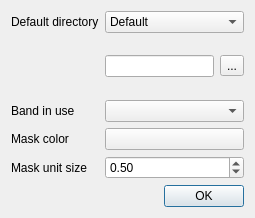
<?xml version="1.0" encoding="UTF-8"?>
<ui version="4.0">
 <class>Settings</class>
 <widget class="QDialog" name="Settings">
  <property name="geometry">
   <rect>
    <x>0</x>
    <y>0</y>
    <width>255</width>
    <height>218</height>
   </rect>
  </property>
  <property name="sizePolicy">
   <sizepolicy hsizetype="Preferred" vsizetype="MinimumExpanding">
    <horstretch>0</horstretch>
    <verstretch>0</verstretch>
   </sizepolicy>
  </property>
  <property name="windowTitle">
   <string>Cloud Coverer - Settings</string>
  </property>
  <property name="windowIcon">
   <iconset resource="resources.qrc">
    <normaloff>:/sumbandilasat/icons/general/settings.png</normaloff>:/sumbandilasat/icons/general/settings.png</iconset>
  </property>
  <layout class="QGridLayout" name="gridLayout_4">
   <item row="0" column="0">
    <widget class="QLabel" name="label">
     <property name="text">
      <string>Default directory</string>
     </property>
    </widget>
   </item>
   <item row="2" column="0">
    <widget class="QLabel" name="label_4">
     <property name="text">
      <string>Band in use</string>
     </property>
    </widget>
   </item>
   <item row="3" column="0">
    <widget class="QLabel" name="label_3">
     <property name="text">
      <string>Mask color</string>
     </property>
    </widget>
   </item>
   <item row="5" column="0" colspan="3">
    <widget class="QDialogButtonBox" name="buttonBox">
     <property name="standardButtons">
      <set>QDialogButtonBox::Ok</set>
     </property>
    </widget>
   </item>
   <item row="0" column="1" colspan="2">
    <widget class="QComboBox" name="dirComboBox">
     <property name="minimumSize">
      <size>
       <width>120</width>
       <height>0</height>
      </size>
     </property>
     <item>
      <property name="text">
       <string>Default</string>
      </property>
     </item>
     <item>
      <property name="text">
       <string>Last opened</string>
      </property>
     </item>
     <item>
      <property name="text">
       <string>User defined</string>
      </property>
     </item>
    </widget>
   </item>
   <item row="2" column="1" colspan="2">
    <widget class="QComboBox" name="bandComboBox">
     <property name="minimumSize">
      <size>
       <width>120</width>
       <height>0</height>
      </size>
     </property>
    </widget>
   </item>
   <item row="3" column="1" colspan="2">
    <widget class="QgsColorButton" name="colorButton">
     <property name="minimumSize">
      <size>
       <width>120</width>
       <height>0</height>
      </size>
     </property>
     <property name="maximumSize">
      <size>
       <width>16777215</width>
       <height>16777215</height>
      </size>
     </property>
     <property name="text">
      <string/>
     </property>
    </widget>
   </item>
   <item row="1" column="1" colspan="2">
    <widget class="QWidget" name="widget" native="true">
     <layout class="QGridLayout" name="gridLayout">
      <property name="margin">
       <number>0</number>
      </property>
      <item row="1" column="0">
       <widget class="QLineEdit" name="dirLineEdit"/>
      </item>
      <item row="1" column="1">
       <widget class="QToolButton" name="dirButton">
        <property name="text">
         <string>...</string>
        </property>
       </widget>
      </item>
     </layout>
    </widget>
   </item>
   <item row="4" column="0">
    <widget class="QLabel" name="label_2">
     <property name="text">
      <string>Mask unit size</string>
     </property>
    </widget>
   </item>
   <item row="4" column="1" colspan="2">
    <widget class="QDoubleSpinBox" name="maskSpinBox">
     <property name="singleStep">
      <double>0.100000000000000</double>
     </property>
     <property name="value">
      <double>0.500000000000000</double>
     </property>
    </widget>
   </item>
  </layout>
 </widget>
 <customwidgets>
  <customwidget>
   <class>QgsColorButton</class>
   <extends>QPushButton</extends>
   <header>qgis.gui</header>
  </customwidget>
 </customwidgets>
 <resources>
  <include location="resources.qrc"/>
 </resources>
 <connections/>
</ui>
